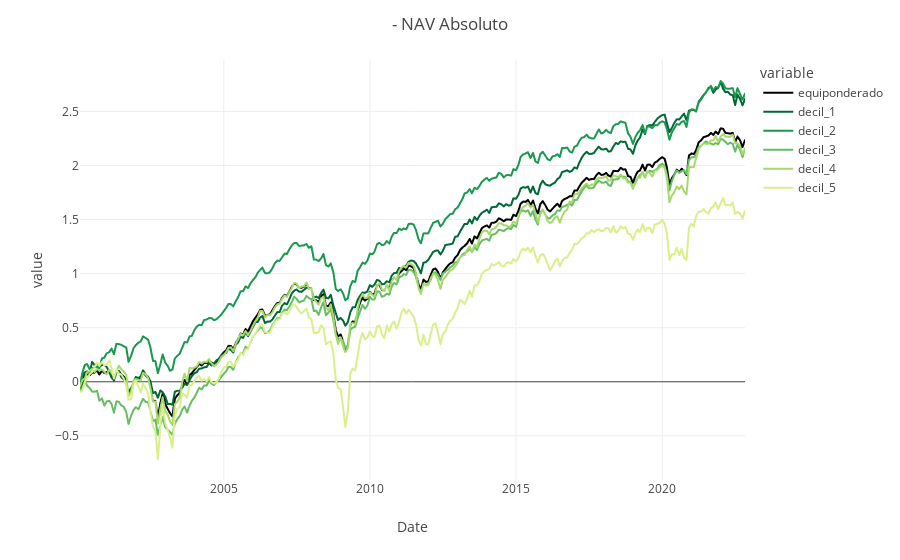

The notebook cell this image was saved under:
### Markdown cell above
### Primer Excel
---

### Code cell
pl.plot_NAV_absoluto(deciles_df)

### Figure 1 — Plotly figure (JSON) as saved in the notebook; plotly's stock layout.template omitted (floating-point values rounded to 4 significant figures; data arrays with more than 128 entries replaced by an {"elided": "..."} marker saying what was removed)
{"data": [{"hovertemplate": "variable=equiponderado<br>Ticker Corto=%{x}<br>value=%{y}<extra></extra>", "legendgroup": "equiponderado", "line": {"color": "#000000", "dash": "solid"}, "marker": {"symbol": "circle"}, "mode": "lines", "name": "equiponderado", "showlegend": true, "type": "scattergl", "x": {"elided": "274 str values"}, "xaxis": "x", "y": {"elided": "274 float values"}, "yaxis": "y"}, {"hovertemplate": "variable=decil_1<br>Ticker Corto=%{x}<br>value=%{y}<extra></extra>", "legendgroup": "decil_1", "line": {"color": "rgb(0,104,55)", "dash": "solid"}, "marker": {"symbol": "circle"}, "mode": "lines", "name": "decil_1", "showlegend": true, "type": "scattergl", "x": {"elided": "274 str values"}, "xaxis": "x", "y": {"elided": "274 float values"}, "yaxis": "y"}, {"hovertemplate": "variable=decil_2<br>Ticker Corto=%{x}<br>value=%{y}<extra></extra>", "legendgroup": "decil_2", "line": {"color": "rgb(26,152,80)", "dash": "solid"}, "marker": {"symbol": "circle"}, "mode": "lines", "name": "decil_2", "showlegend": true, "type": "scattergl", "x": {"elided": "274 str values"}, "xaxis": "x", "y": {"elided": "274 float values"}, "yaxis": "y"}, {"hovertemplate": "variable=decil_3<br>Ticker Corto=%{x}<br>value=%{y}<extra></extra>", "legendgroup": "decil_3", "line": {"color": "rgb(102,189,99)", "dash": "solid"}, "marker": {"symbol": "circle"}, "mode": "lines", "name": "decil_3", "showlegend": true, "type": "scattergl", "x": {"elided": "274 str values"}, "xaxis": "x", "y": {"elided": "274 float values"}, "yaxis": "y"}, {"hovertemplate": "variable=decil_4<br>Ticker Corto=%{x}<br>value=%{y}<extra></extra>", "legendgroup": "decil_4", "line": {"color": "rgb(166,217,106)", "dash": "solid"}, "marker": {"symbol": "circle"}, "mode": "lines", "name": "decil_4", "showlegend": true, "type": "scattergl", "x": {"elided": "274 str values"}, "xaxis": "x", "y": {"elided": "274 float values"}, "yaxis": "y"}, {"hovertemplate": "variable=decil_5<br>Ticker Corto=%{x}<br>value=%{y}<extra></extra>", "legendgroup": "decil_5", "line": {"color": "rgb(217,239,139)", "dash": "solid"}, "marker": {"symbol": "circle"}, "mode": "lines", "name": "decil_5", "showlegend": true, "type": "scattergl", "x": {"elided": "274 str values"}, "xaxis": "x", "y": {"elided": "274 float values"}, "yaxis": "y"}], "layout": {"hovermode": "x unified", "legend": {"title": {"text": "variable"}, "tracegroupgap": 0}, "margin": {"t": 60}, "title": {"text": " - NAV Absoluto"}, "xaxis": {"anchor": "y", "domain": [0, 1], "title": {"text": "Date"}}, "yaxis": {"anchor": "x", "domain": [0, 1], "title": {"text": "value"}}}}
